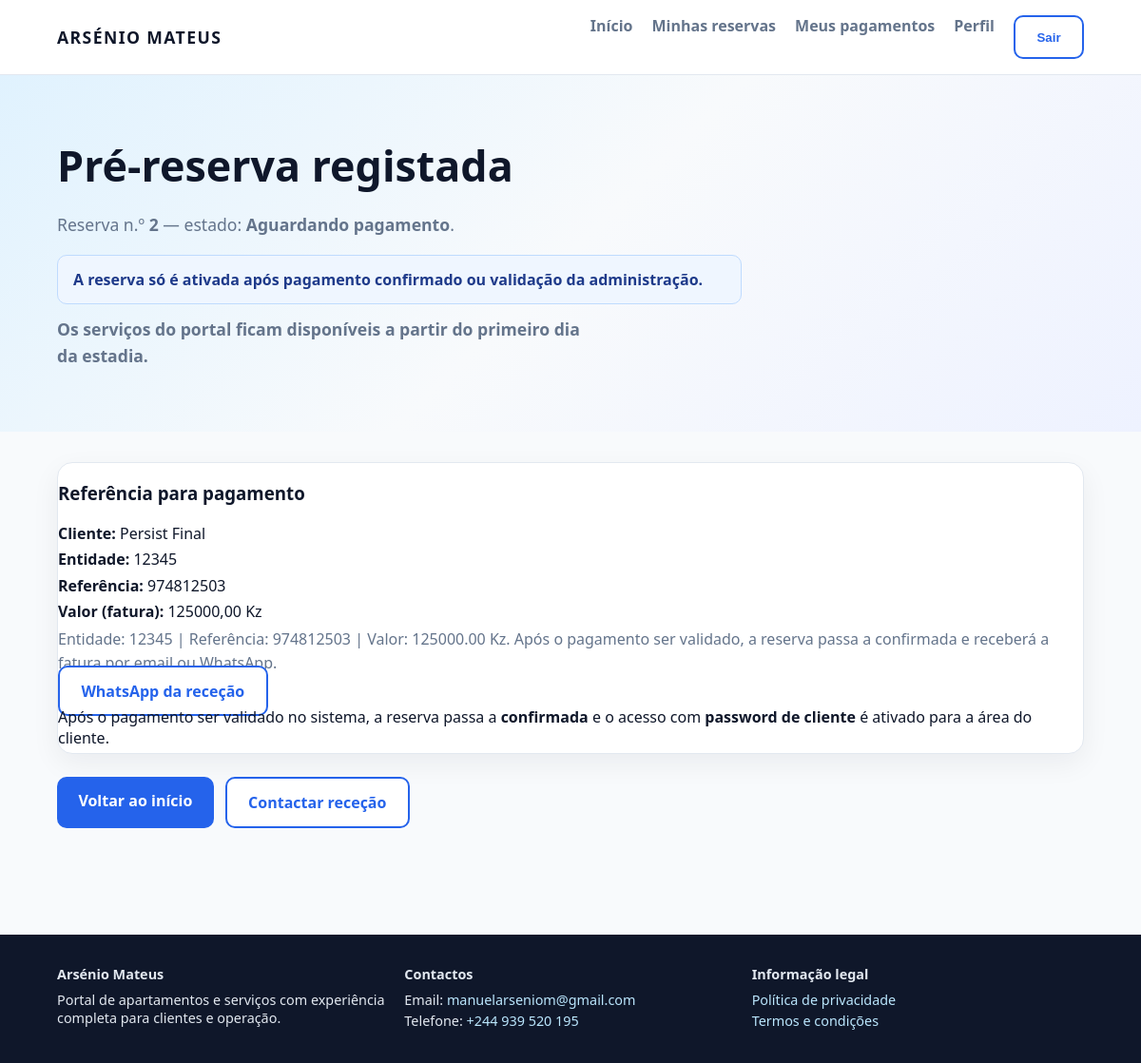
The page /pre-reserva/concluido/ (signed in) on the database its author committed.
### reservas/models.py (models this page shows, shortened)
class Reserva(models.Model):
    STATUS = (
        ("rascunho", "Rascunho"),
        ("pendente", "Pendente"),
        ("pre_reserva", "Pre-reserva"),
        ("aguardando_pagamento", "Aguardando pagamento"),
        ("pagamento_em_validacao", "Pagamento em validacao"),
        ("aguardando_confirmacao", "Aguardando confirmacao"),
        ("confirmada", "Confirmada"),
        ("ativa", "Ativa"),
        ("concluida", "Concluida"),
        ("cancelada", "Cancelada"),
    )
    cliente = models.ForeignKey(
        "clientes.Cliente",
        on_delete=models.PROTECT,
        related_name="reservas",
    )
    unidade = models.ForeignKey(
        "unidades.Unidade",
        on_delete=models.PROTECT,
        related_name="reservas",
    )
    data_inicio = models.DateField()
    data_fim = models.DateField()
    nome_completo = models.CharField(max_length=120, blank=True, default="")
    telefone = models.CharField(max_length=40, blank=True, default="")
    email = models.EmailField(blank=True, default="")
    nacionalidade = models.CharField(max_length=80, blank=True, default="")
    tipo_documento = models.CharField(max_length=40, blank=True, default="")
    numero_documento_identificacao = models.CharField(max_length=60, blank=True, default="")
    data_nascimento = models.DateField(null=True, blank=True)
    morada = models.CharField(max_length=180, blank=True, default="")
    cidade = models.CharField(max_length=80, blank=True, default="")
    pais_residencia = models.CharField(max_length=80, blank=True, default="")
    contacto_alternativo = models.CharField(max_length=40, blank=True, default="")
    preferencia_contacto = models.CharField(max_length=20, blank=True, default="")
    numero_hospedes = models.PositiveSmallIntegerField(default=1)
    finalidade_estadia = models.CharField(max_length=120, blank=True, default="")
    observacoes = models.TextField(blank=True, default="")
    pedido_especial = models.TextField(blank=True, default="")
    valor_base = models.DecimalField(max_digits=14, decimal_places=2, default=Decimal("0.00"))
    status = models.CharField(max_length=30, choices=STATUS, default="rascunho")
    epoca = models.ForeignKey(
        "faturacao.TabelaPreco",
        null=True,
        blank=True,
        on_delete=models.PROTECT,
        related_name="reservas",
    )
    criado_em = models.DateTimeField(auto_now_add=True)
    pagamento_entidade = models.CharField(
        max_length=5,
        blank=True,
        default="",
        help_text="Entidade bancária de referência (referência multibanco / similar).",
    )
    pagamento_referencia = models.CharField(
        max_length=12,
        blank=True,
        default="",
        db_index=True,
        help_text="Referência numérica associada ao pagamento da pré-reserva.",
    )
    pagamento_confirmado_whatsapp = models.BooleanField(
        default=False,
        help_text="Pagamento confirmado por WhatsApp.",
    )
    class Meta:
        ordering = ["-id"]

### site_publico/pre_reserva_views.py (the view)
# urls.py: path("pre-reserva/concluido/", pre_reserva_sucesso, name="pre_reserva_sucesso"),
def pre_reserva_sucesso(request):
    rid = request.session.get("pre_reserva_concluida_id")
    reserva = None
    if rid:
        reserva = Reserva.objects.filter(pk=rid).select_related("cliente", "unidade").first()
    if not reserva:
        messages.info(request, "Inicie uma nova pré-reserva para obter a referência de pagamento.")
        return redirect("buscar_apartamentos")
    request.session.pop("pre_reserva_concluida_id", None)
    instr = formatar_instrucoes_pagamento(reserva)
    return render(
        request,
        "site_publico/pre_reserva_sucesso.html",
        {
            "reserva": reserva,
            "instrucoes_pagamento": instr,
            "whatsapp_rececao": getattr(dj_settings, "RECECAO_WHATSAPP_MSISDN", ""),
        },
    )

### reservas/referencia_pagamento.py (called while the page is built)
def formatar_instrucoes_pagamento(reserva) -> str:
    valor = Decimal(str(reserva.valor_base)).quantize(Decimal("0.01"))
    return (
        f"Entidade: {reserva.pagamento_entidade} | "
        f"Referência: {reserva.pagamento_referencia} | "
        f"Valor: {valor} Kz. "
        "Após o pagamento ser validado, a reserva passa a confirmada e receberá a fatura por email ou WhatsApp."
    )

### usuarios/perfil.py (called while the page is built)
def get_perfil_atual(request) -> str:
    return get_user_profile(getattr(request, "user", None))

def get_perfil_atual_label(request) -> str:
    return profile_display_name(get_perfil_atual(request))

### usuarios/roles.py (called while the page is built)
def get_user_role(user):
    if not user or not user.is_authenticated:
        return PerfilAcesso.VISITANTE
    if hasattr(user, "perfil_acesso"):
        return user.perfil_acesso.role
    return PerfilAcesso.VISITANTE

def role_display_name(role: str) -> str:
    labels = {
        PerfilAcesso.VISITANTE: "Visitante interessado",
        PerfilAcesso.CLIENTE_PENDENTE: "Cliente com pré-reserva",
        PerfilAcesso.CLIENTE_CONFIRMADO: "Cliente confirmado",
        PerfilAcesso.STAFF_LIMPEZA: "Trabalhador (Limpeza)",
        PerfilAcesso.STAFF_LAVANDARIA: "Trabalhador (Lavandaria)",
        PerfilAcesso.STAFF_RESTAURANTE: "Trabalhador (Restaurante)",
        PerfilAcesso.STAFF_MANUTENCAO: "Trabalhador (Manutenção)",
        PerfilAcesso.RECEPCAO: "Recepcionista",
        PerfilAcesso.ADMIN: "Administrador",
        PerfilAcesso.ADMIN_CONDOMINIO: "Administrador do condomínio",
        PerfilAcesso.ADMIN_SISTEMA: "Administrador do sistema",
    }
    return labels.get(role, "Visitante interessado")

def get_user_profile(user) -> str:
    role = get_user_role(user)
    if not user or not user.is_authenticated:
        return PERFIL_VISITANTE_INTERESSADO
    if user.is_superuser or role in ROLES_ADMIN:
        return PERFIL_ADMINISTRADOR
    if role in ROLES_INTERNOS:
        return PERFIL_TRABALHADOR
    if role in ROLES_CLIENTE or hasattr(user, "perfil_cliente"):
        return PERFIL_CLIENTE
    return PERFIL_VISITANTE_INTERESSADO

def profile_display_name(profile: str) -> str:
    labels = {
        PERFIL_VISITANTE_INTERESSADO: "Visitante interessado",
        PERFIL_CLIENTE: "Cliente",
        PERFIL_TRABALHADOR: "Trabalhador",
        PERFIL_ADMINISTRADOR: "Administrador",
    }
    return labels.get(profile, "Visitante interessado")

### templates/site_publico/pre_reserva_sucesso.html (shortened to what this page needs)
{% extends "base_public.html" %}
{% block hero %}
<section class="pub-hero pre-hero">
    <h1>Pré-reserva registada</h1>
    <p class="apt-hero-lead">Reserva n.º <strong>{{ reserva.pk }}</strong> — estado: <strong>{{ reserva.get_status_display }}</strong>.</p>
    <div class="pub-alert pre-hero-alert">A reserva só é ativada após pagamento confirmado ou validação da administração.</div>
    <p class="pre-hero-servicos">Os serviços do portal ficam disponíveis a partir do primeiro dia da estadia.</p>
</section>
{% endblock %}
{% block content %}
<section class="pub-section">
    <div class="pub-card body pre-sucesso-ref">
        <h3>Referência para pagamento</h3>
        <p><strong>Cliente:</strong> {{ reserva.nome_completo }}</p>
        <p><strong>Entidade:</strong> {{ reserva.pagamento_entidade }}</p>
        <p><strong>Referência:</strong> {{ reserva.pagamento_referencia }}</p>
        <p><strong>Valor (fatura):</strong> {{ reserva.valor_base }} Kz</p>
        <p class="pre-instrucoes">{{ instrucoes_pagamento }}</p>
        {% if whatsapp_rececao %}
        <p><a class="btn-pub-outline" href="https://wa.me/{{ whatsapp_rececao }}" target="_blank" rel="noopener">WhatsApp da receção</a></p>
        {% endif %}
        <p>Após o pagamento ser validado no sistema, a reserva passa a <strong>confirmada</strong> e o acesso com <strong>password de cliente</strong> é ativado para a área do cliente.</p>
    </div>
    <div class="pub-actions">
        <a class="btn-pub-primary" href="{% url 'site_publico:home' %}">Voltar ao início</a>
        <a class="btn-pub-outline" href="{% url 'site_publico:contactos' %}">Contactar receção</a>
    </div>
</section>
{% endblock %}

### static/css/public.css (style rules this page uses)
:root { --pub-bg: #f8fafc; --pub-text: #0f172a; --pub-muted: #64748b; --pub-primary: #2563eb; --pub-accent: #0ea5e9; --pub-card: #ffffff; --pub-border: #e2e8f0; }
* { box-sizing: border-box; }
body.public-body { margin: 0; font-family: "Segoe UI", Arial, sans-serif; background: var(--pub-bg); color: var(--pub-text); }
.pub-hero { padding: 4rem 5% 3rem; background: linear-gradient(135deg, #e0f2fe 0%, #f8fafc 50%, #eef2ff 100%); }
.pub-hero h1 { font-size: clamp(2rem, 4vw, 2.8rem); max-width: 720px; margin: 0 0 1rem; }
.pub-hero p { max-width: 560px; color: var(--pub-muted); font-size: 1.1rem; line-height: 1.6; }
.pub-actions { margin-top: 1.5rem; display: flex; gap: 0.75rem; flex-wrap: wrap; }
.btn-pub-primary { background: var(--pub-primary); color: #fff; padding: 0.85rem 1.4rem; border-radius: 10px; text-decoration: none; font-weight: 700; border: none; cursor: pointer; }
.btn-pub-outline { border: 2px solid var(--pub-primary); color: var(--pub-primary); padding: 0.85rem 1.4rem; border-radius: 10px; text-decoration: none; font-weight: 700; background: #fff; }
.pub-section { margin-bottom: 3rem; }
.pub-card { background: var(--pub-card); border-radius: 16px; border: 1px solid var(--pub-border); overflow: hidden; box-shadow: 0 10px 30px rgba(15, 23, 42, 0.06); }
.pub-alert { border: 1px solid #bfdbfe; background: #eff6ff; color: #1e3a8a; padding: 0.9rem 1rem; border-radius: 10px; font-weight: 600; }
.apt-hero-lead { max-width: 640px; }
.pre-hero-alert { margin-top: 1rem; max-width: 720px; }
.pre-hero-servicos { margin-top: 0.75rem; max-width: 720px; font-weight: 600; color: #166534; }
.pre-sucesso-ref p { margin: 0.35rem 0; }
.pre-instrucoes { margin-top: 0.75rem; line-height: 1.55; color: var(--pub-muted); }

### rows shown on the page
Reserva: pk "2", status "Aguardando pagamento", nome_completo "Persist Final", pagamento_entidade "12345", pagamento_referencia "974812503", valor_base "125000,00"

### other values the page prints
{{ instrucoes_pagamento }} "Entidade: 12345 | Referência: 974812503 | Valor: 125000.00 Kz. Após o pagamento ser validado, a reserva passa a confirmada e receberá a fatura por email ou WhatsApp."
{{ contact_email }} "manuelarseniom@gmail.com"
{{ contact_phone }} "+244 939 520 195"
